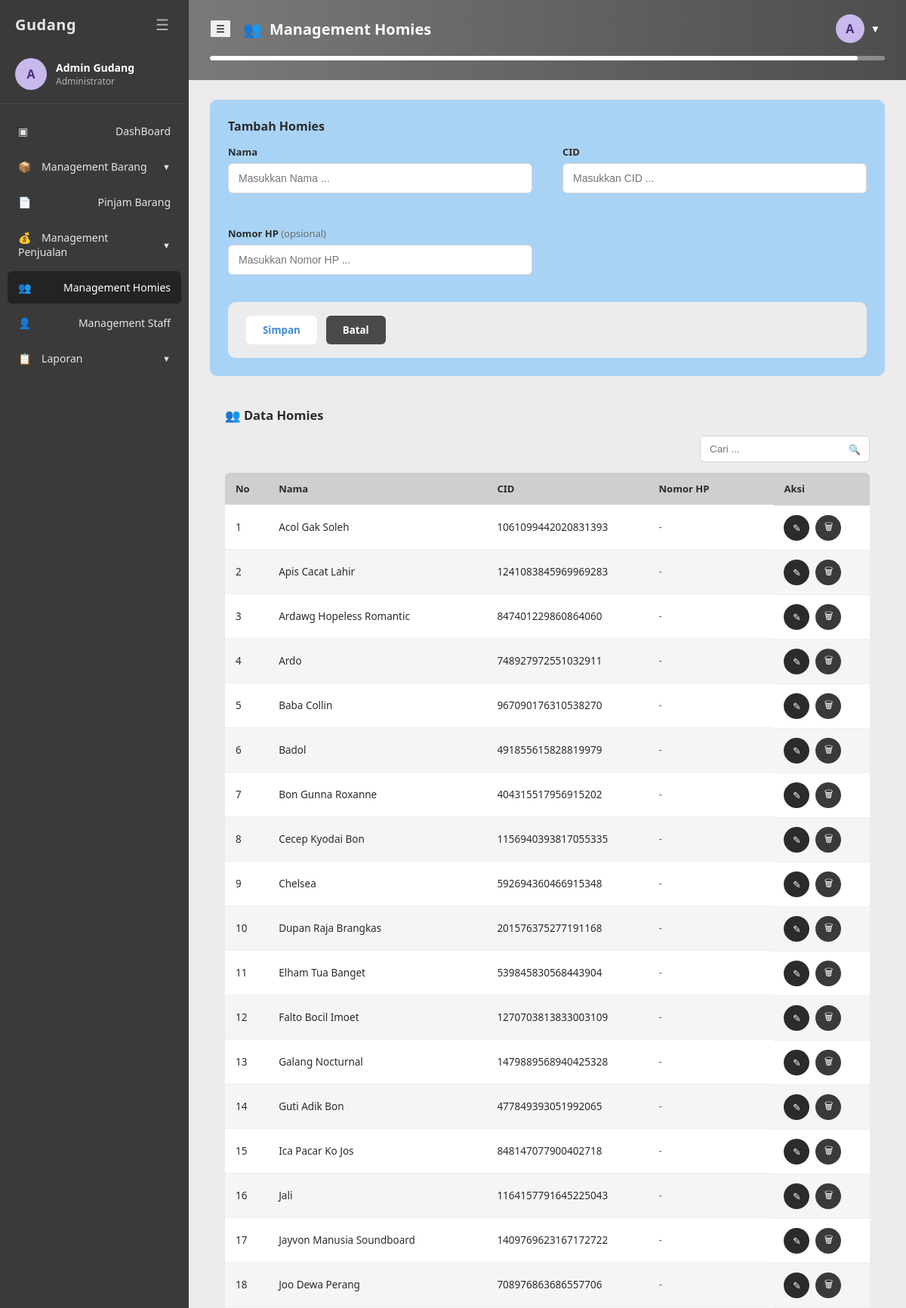
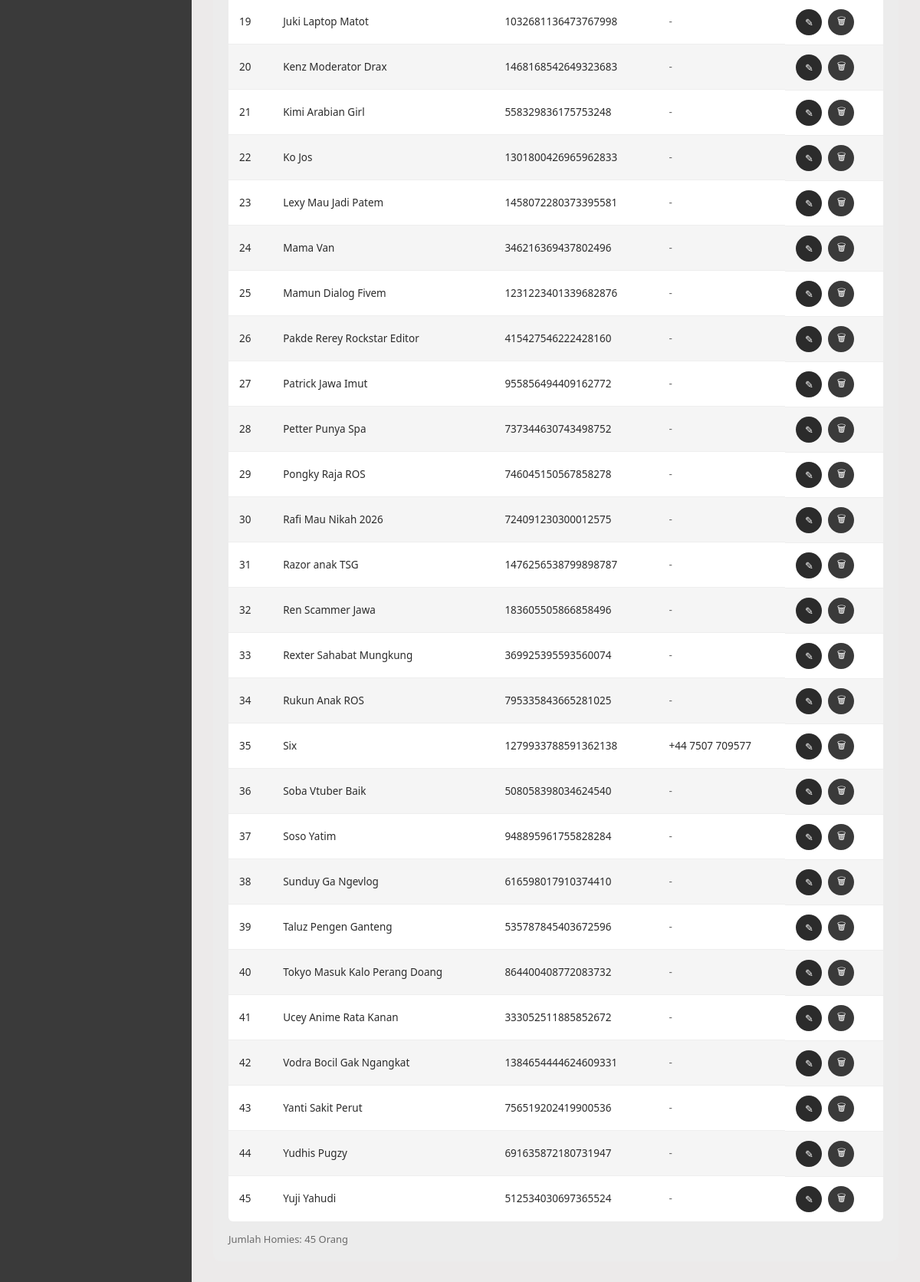
/homies/menajemen_homies.php (signed in), run on the app's committed database (2 pictures, top to bottom).
### tables this page shows
CREATE TABLE `homies` (
  `id` int(11) NOT NULL,
  `nama` varchar(100) NOT NULL,
  `nomor_hp` varchar(20) DEFAULT NULL,
  `cid` varchar(50) NOT NULL,
  `created_at` timestamp NOT NULL DEFAULT CURRENT_TIMESTAMP
);

### includes/auth.php (called while the page is built, shortened)
<?php
function e($str) {
    return htmlspecialchars($str ?? '', ENT_QUOTES, 'UTF-8');
}

### homies/menajemen_homies.php (the view, shortened to what this page needs)
<?php
require_once __DIR__ . '/../includes/auth.php';
$homiesList = [];
$res = mysqli_query($conn, 'SELECT id, nama, cid, nomor_hp, created_at FROM homies ORDER BY nama ASC');
while ($row = mysqli_fetch_assoc($res)) {
    $homiesList[] = $row;
}
include __DIR__ . '/../includes/header.php';
?>
<div class="form-panel">
    <h3>Tambah Homies</h3>
    <form method="POST" action="menajemen_homies.php">
        <div class="form-grid">
            <div class="form-group">
                <label for="nama">Nama</label>
                <input type="text" id="nama" name="nama" placeholder="Masukkan Nama ..." value="<?= e($_POST['nama'] ?? '') ?>" required>
            </div>
            <div class="form-group">
                <label for="cid">CID</label>
                <input type="text" id="cid" name="cid" placeholder="Masukkan CID ..." value="<?= e($_POST['cid'] ?? '') ?>" required>
            </div>
            <div class="form-group">
                <label for="nomor_hp">Nomor HP <span style="font-weight:400; color:var(--text-muted);">(opsional)</span></label>
                <input type="text" id="nomor_hp" name="nomor_hp" placeholder="Masukkan Nomor HP ..." value="<?= e($_POST['nomor_hp'] ?? '') ?>">
            </div>
        </div>
        <div class="form-actions-panel" style="margin-top:18px;">
            <button type="submit" name="add_homies" value="1" class="btn-primary-form">Simpan</button>
            <button type="reset" class="btn-cancel-form">Batal</button>
        </div>
    </form>
</div>
<div class="panel">
    <div class="panel-header">
        <h3>&#128101; Data Homies</h3>
    </div>
    <div class="panel-toolbar">
        <div class="search-box">
            <input type="text" placeholder="Cari ..." data-table-search="#homiesTable">
            <span class="icon">&#128269;</span>
        </div>
    </div>
    <table class="data-table" id="homiesTable">
        <thead>
            <tr>
                <th>No</th>
                <th>Nama</th>
                <th>CID</th>
                <th>Nomor HP</th>
                <th>Aksi</th>
            </tr>
        </thead>
        <tbody>
            <?php if (empty($homiesList)): ?>
                <tr><td colspan="5" style="text-align:center; color:var(--text-muted);">Belum ada data homies.</td></tr>
            <?php else: ?>
                <?php foreach ($homiesList as $i => $h): ?>
                <tr>
                    <td><?= $i + 1 ?></td>
                    <td><?= e($h['nama']) ?></td>
                    <td><?= e($h['cid']) ?></td>
                    <td><?= $h['nomor_hp'] !== null && $h['nomor_hp'] !== '' ? e($h['nomor_hp']) : '<span style="color:var(--text-muted);">-</span>' ?></td>
                    <td class="aksi-cell">
                        <a class="btn-icon edit" href="edit_homies.php?id=<?= (int)$h['id'] ?>" title="Edit">&#9998;</a>
                        <button type="button" class="btn-icon delete" title="Hapus"
                            data-delete-url="hapus_homies.php?id=<?= (int)$h['id'] ?>"
                            data-delete-label="homies &quot;<?= e($h['nama']) ?>&quot;">&#128465;</button>
                    </td>
                </tr>
                <?php endforeach; ?>
            <?php endif; ?>
        </tbody>
    </table>
    <div class="table-footer">
        <span>Jumlah Homies: <?= count($homiesList) ?> Orang</span>
    </div>
</div>
<?php include __DIR__ . '/../includes/footer.php'; ?>

### assets/css/style.css (style rules this page uses)
:root { --sidebar-bg: #3a3a3a; --sidebar-bg-active: #232323; --sidebar-text: #e6e6e6; --sidebar-text-muted: #b3b3b3; --header-grad-start: #7a7a7a; --header-grad-end: #4d4d4d; --page-bg: #eceaea; --panel-bg: #e2e2e2; --panel-bg-light: #ececec; --blue-light: #a9d3f5; --blue-light-2: #bcdcf8; --blue-accent: #3f8cd6; --purple-grad-start: #4b6cf5; --purple-grad-end: #1c1140; --text-dark: #2b2b2b; --text-muted: #6b6b6b; --white: #ffffff; --border-color: #d5d5d5; --danger: #c0392b; --success: #2f9e44; --radius-sm: 6px; --radius-md: 10px; --radius-lg: 14px; --sidebar-width: 250px; }
* { box-sizing: border-box; }
html, body { margin: 0; padding: 0; font-family: 'Segoe UI', Roboto, Helvetica, Arial, sans-serif; background: var(--page-bg); color: var(--text-dark); }
a { text-decoration: none; color: inherit; }
button { font-family: inherit; cursor: pointer; }
.form-group { margin-bottom: 18px; }
.form-group label { display: block; font-size: 13px; font-weight: 600; margin-bottom: 6px; color: var(--text-dark); }
.form-group input, .form-group select, .form-group textarea { width: 100%; padding: 11px 13px; border: 1px solid var(--border-color); border-radius: var(--radius-sm); background: var(--white); font-size: 14px; color: var(--text-dark); }
.btn-icon { width: 34px; height: 34px; border-radius: 50%; display: inline-flex; align-items: center; justify-content: center; background: #2b2b2b; color: #fff; border: none; padding: 0; font-size: 13px; }
.btn-icon.edit { background: #2b2b2b; }
.btn-icon.delete { background: #3a3a3a; }
.panel { background: var(--panel-bg-light); border-radius: var(--radius-md); padding: 20px; margin-bottom: 22px; }
.panel-header { display: flex; align-items: center; justify-content: space-between; margin-bottom: 16px; }
.panel-header h3 { display: flex; align-items: center; gap: 8px; margin: 0; font-size: 16.5px; }
.panel-toolbar { display: flex; align-items: center; justify-content: space-between; gap: 12px; margin-bottom: 14px; flex-wrap: wrap; }
.search-box { position: relative; }
.search-box input { padding: 9px 34px 9px 12px; border-radius: var(--radius-sm); border: 1px solid var(--border-color); font-size: 13.5px; min-width: 220px; background: #fff; }
.search-box .icon { position: absolute; right: 12px; top: 50%; transform: translateY(-50%); color: var(--text-muted); font-size: 13px; }
table.data-table { width: 100%; border-collapse: collapse; background: #fff; border-radius: var(--radius-sm); overflow: hidden; }
table.data-table thead th { background: #cfcfcf; text-align: left; padding: 12px 14px; font-size: 13px; font-weight: 700; color: var(--text-dark); }
table.data-table tbody td { padding: 12px 14px; font-size: 13.5px; border-top: 1px solid #eee; color: var(--text-dark); }
table.data-table tbody tr:nth-child(even) { background: #f5f5f5; }
table.data-table .aksi-cell { display: flex; gap: 8px; }
.table-footer { display: flex; align-items: center; justify-content: space-between; margin-top: 14px; font-size: 13px; color: var(--text-muted); flex-wrap: wrap; gap: 10px; }
.form-panel { background: var(--blue-light); border-radius: var(--radius-md); padding: 24px; margin-bottom: 20px; }
.form-panel h3 { margin: 0 0 14px; font-size: 16px; }
.form-grid { display: grid; grid-template-columns: 1fr 1fr; gap: 26px 40px; }
.form-actions-panel { background: var(--panel-bg-light); border-radius: var(--radius-md); padding: 18px 24px; display: flex; gap: 12px; }
.form-actions-panel .btn-primary-form { background: #fff; color: var(--blue-accent); padding: 10px 22px; border-radius: var(--radius-sm); font-weight: 700; border: none; }
.form-actions-panel .btn-cancel-form { background: #4a4a4a; color: #fff; padding: 10px 22px; border-radius: var(--radius-sm); font-weight: 700; border: none; }

### data on the page
homies: nama "Acol Gak Soleh", cid "1061099442020831393"
homies: nama "Apis Cacat Lahir", cid "1241083845969969283"
homies: nama "Ardawg Hopeless Romantic", cid "847401229860864060"
homies: nama "Ardo", cid "748927972551032911"
homies: nama "Baba Collin", cid "967090176310538270"
homies: nama "Badol", cid "491855615828819979"
homies: nama "Bon Gunna Roxanne", cid "404315517956915202"
homies: nama "Cecep Kyodai Bon", cid "1156940393817055335"
homies: nama "Chelsea", cid "592694360466915348"
homies: nama "Dupan Raja Brangkas", cid "201576375277191168"
homies: nama "Elham Tua Banget", cid "539845830568443904"
homies: nama "Falto Bocil Imoet", cid "1270703813833003109"
homies: nama "Galang Nocturnal", cid "1479889568940425328"
homies: nama "Guti Adik Bon", cid "477849393051992065"
homies: nama "Ica Pacar Ko Jos", cid "848147077900402718"
homies: nama "Jali", cid "1164157791645225043"
homies: nama "Jayvon Manusia Soundboard", cid "1409769623167172722"
homies: nama "Joo Dewa Perang", cid "708976863686557706"
homies: nama "Juki Laptop Matot", cid "1032681136473767998"
homies: nama "Kenz Moderator Drax", cid "1468168542649323683"
homies: nama "Kimi Arabian Girl", cid "558329836175753248"
homies: nama "Ko Jos", cid "1301800426965962833"
homies: nama "Lexy Mau Jadi Patem", cid "1458072280373395581"
homies: nama "Mama Van", cid "346216369437802496"
homies: nama "Mamun Dialog Fivem", cid "1231223401339682876"
homies: nama "Pakde Rerey Rockstar Editor", cid "415427546222428160"
homies: nama "Patrick Jawa Imut", cid "955856494409162772"
homies: nama "Petter Punya Spa", cid "737344630743498752"
homies: nama "Pongky Raja ROS", cid "746045150567858278"
homies: nama "Rafi Mau Nikah 2026", cid "724091230300012575"
homies: nama "Razor anak TSG", cid "1476256538799898787"
homies: nama "Ren Scammer Jawa", cid "183605505866858496"
homies: nama "Rexter Sahabat Mungkung", cid "369925395593560074"
homies: nama "Rukun Anak ROS", cid "795335843665281025"
homies: nama "Six", cid "1279933788591362138", nomor_hp "+44 7507 709577"
homies: nama "Soba Vtuber Baik", cid "508058398034624540"
homies: nama "Soso Yatim", cid "948895961755828284"
homies: nama "Sunduy Ga Ngevlog", cid "616598017910374410"
homies: nama "Taluz Pengen Ganteng", cid "535787845403672596"
homies: nama "Tokyo Masuk Kalo Perang Doang", cid "864400408772083732"
homies: nama "Ucey Anime Rata Kanan", cid "333052511885852672"
homies: nama "Vodra Bocil Gak Ngangkat", cid "1384654444624609331"
homies: nama "Yanti Sakit Perut", cid "756519202419900536"
homies: nama "Yudhis Pugzy", cid "691635872180731947"
homies: nama "Yuji Yahudi", cid "512534030697365524"

### other printed values
$initial "A"
$u['full_name'] "Admin Gudang"
role_label() "Administrator"
$page_icon "👥"
$page_header "Management Homies"
count($homiesList) "45"
